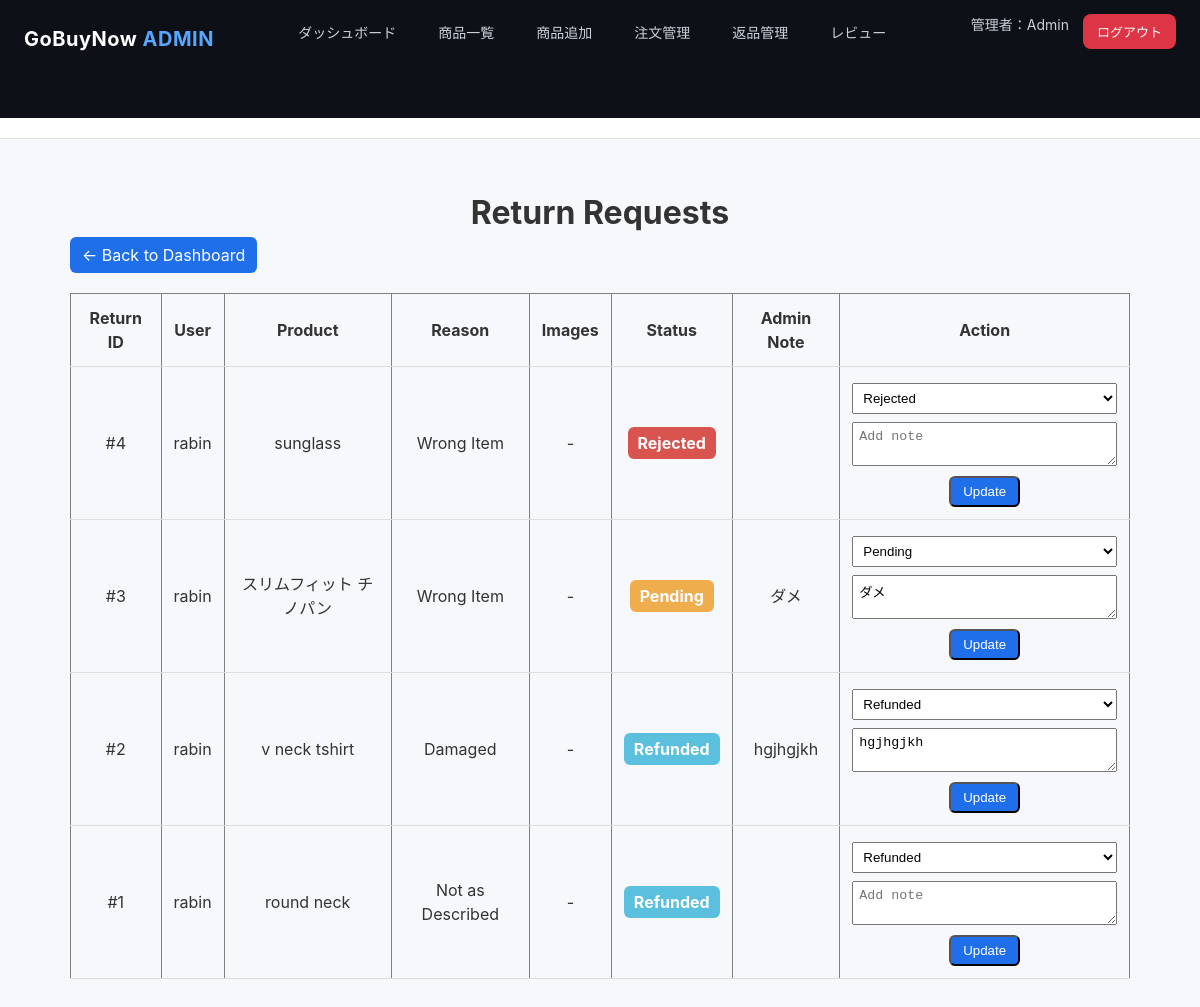
Screenshot of /returns.php (signed in) with the database file from the repository.
### tables this page shows
CREATE TABLE `returns` (
  `id` int(11) NOT NULL,
  `order_id` int(11) NOT NULL,
  `product_id` int(11) NOT NULL,
  `user_id` int(11) NOT NULL,
  `reason` varchar(255) NOT NULL,
  `image` varchar(255) DEFAULT NULL,
  `status` enum('Pending','Approved','Rejected','Received','Refunded') DEFAULT 'Pending',
  `request_date` timestamp NOT NULL DEFAULT CURRENT_TIMESTAMP,
  `processed_date` timestamp NULL DEFAULT NULL,
  `canceled` tinyint(1) DEFAULT '0',
  `admin_note` text
);

CREATE TABLE `users` (
  `id` int(11) NOT NULL,
  `name` varchar(100) DEFAULT NULL,
  `email` varchar(100) DEFAULT NULL,
  `password` varchar(255) DEFAULT NULL,
  `address` text,
  `phone` varchar(20) DEFAULT NULL
);

CREATE TABLE `products` (
  `id` int(11) NOT NULL,
  `name` varchar(255) DEFAULT NULL,
  `price` double DEFAULT NULL,
  `category` int(11) DEFAULT NULL,
  `image` varchar(255) DEFAULT NULL,
  `description` text,
  `created_at` timestamp NOT NULL DEFAULT CURRENT_TIMESTAMP,
  `stock` int(11) NOT NULL DEFAULT '0',
  `is_hidden` tinyint(1) NOT NULL DEFAULT '0'
);

### returns.php (the view, shortened to what this page needs)
<?php
require_once '../config.php';
include 'header.php';
$sql = "SELECT r.*, u.name AS user_name, p.name AS product_name
        FROM returns r
        JOIN users u ON r.user_id = u.id
        JOIN products p ON r.product_id = p.id
        ORDER BY r.id DESC";
$returns = $conn->query($sql);
?>
<!DOCTYPE html>
<html>
<head>
<link rel="stylesheet" href="../assets/styles.css">
</head>
<body>
<div class="container">
<h1><center>Return Requests</center></h1>
<a class="btn" href="dashboard.php">← Back to Dashboard</a>
<table border="1">
<tr>
<th>Return ID</th>
<th>User</th>
<th>Product</th>
<th>Reason</th>
<th>Images</th>
<th>Status</th>
<th>Admin Note</th>
<th>Action</th>
</tr>
<?php while ($r = $returns->fetch_assoc()): ?>
<tr>
<td>#<?php echo $r['id']; ?></td>
<td><?php echo htmlspecialchars($r['user_name']); ?></td>
<td><?php echo htmlspecialchars($r['product_name']); ?></td>
<td><?php echo htmlspecialchars($r['reason']); ?></td>
<td>
<?php
if (!empty($r['images'])) {
    $imgs = explode(',', $r['images']);
    foreach($imgs as $img) {
        echo '<img src="../uploads/'.htmlspecialchars($img).'" width="60" style="margin:2px;">';
    }
} else {
    echo '-';
}
?>
</td>
<td><span class="status <?php echo $r['status']; ?>"><?php echo $r['status']; ?></span></td>
<td><?php echo isset($r['admin_note']) ? htmlspecialchars($r['admin_note']) : ''; ?></td>
<td>
<form method="post">
<select name="status">
<option <?php if($r['status']=='Pending') echo 'selected'; ?>>Pending</option>
<option <?php if($r['status']=='Rejected') echo 'selected'; ?>>Rejected</option>
<option <?php if($r['status']=='Refunded') echo 'selected'; ?>>Refunded</option>
</select>
<textarea name="admin_note" placeholder="Add note"><?php echo isset($r['admin_note']) ? htmlspecialchars($r['admin_note']) : ''; ?></textarea>
<button class="btn" type="submit" name="update_return">Update</button>
</form>
</td>
</tr>
<?php endwhile; ?>
</table>
</div>
</body>
</html>

### styles.css (style rules this page uses)
* { box-sizing:border-box;margin:0;padding:0 }
body { font-family:Inter, Roboto, Arial, sans-serif;background:#f6f8fb;color:#333;line-height:1.5 }
.container { max-width:1100px;margin:30px auto;padding:20px }
.btn { display:inline-block;padding:8px 12px;border-radius:8px;background:#1f6feb;color:#fff;text-decoration:none }

### header.php (style rules this page uses)
* { box-sizing:border-box;margin:0;padding:0 }
body { font-family: "Segoe UI", Roboto, Arial, sans-serif; background:#f4f6f9; color:#333; }

### returns.php (style rules this page uses)
table { width:100%; border-collapse: collapse; margin-top:20px; }
th, td { padding:12px; border-bottom:1px solid #ddd; text-align:center; }
.status { padding:6px 10px; border-radius:6px; color:#fff; font-weight:bold; }
.Pending { background:#f0ad4e; }
.Rejected { background:#d9534f; }
.Refunded { background:#5bc0de; }
input, select, textarea { padding:6px; margin:4px 0; width:100%; box-sizing:border-box; }
.btn { padding:6px 12px; border-radius:6px; text-decoration:none; color:#fff; background:#1f6feb; cursor:pointer; }
form { margin:0; }

### rows the page displays
returns: id "4", user.name "rabin", product.name "sunglass", reason "Wrong Item", status "Rejected"
returns: id "3", user.name "rabin", product.name "スリムフィット チノパン", reason "Wrong Item", status "Pending", admin_note "ダメ"
returns: id "2", user.name "rabin", product.name "v neck tshirt", reason "Damaged", status "Refunded", admin_note "hgjhgjkh"
returns: id "1", user.name "rabin", product.name "round neck", reason "Not as Described", status "Refunded"

### other values shown
$_SESSION['admin_name'] "Admin"
